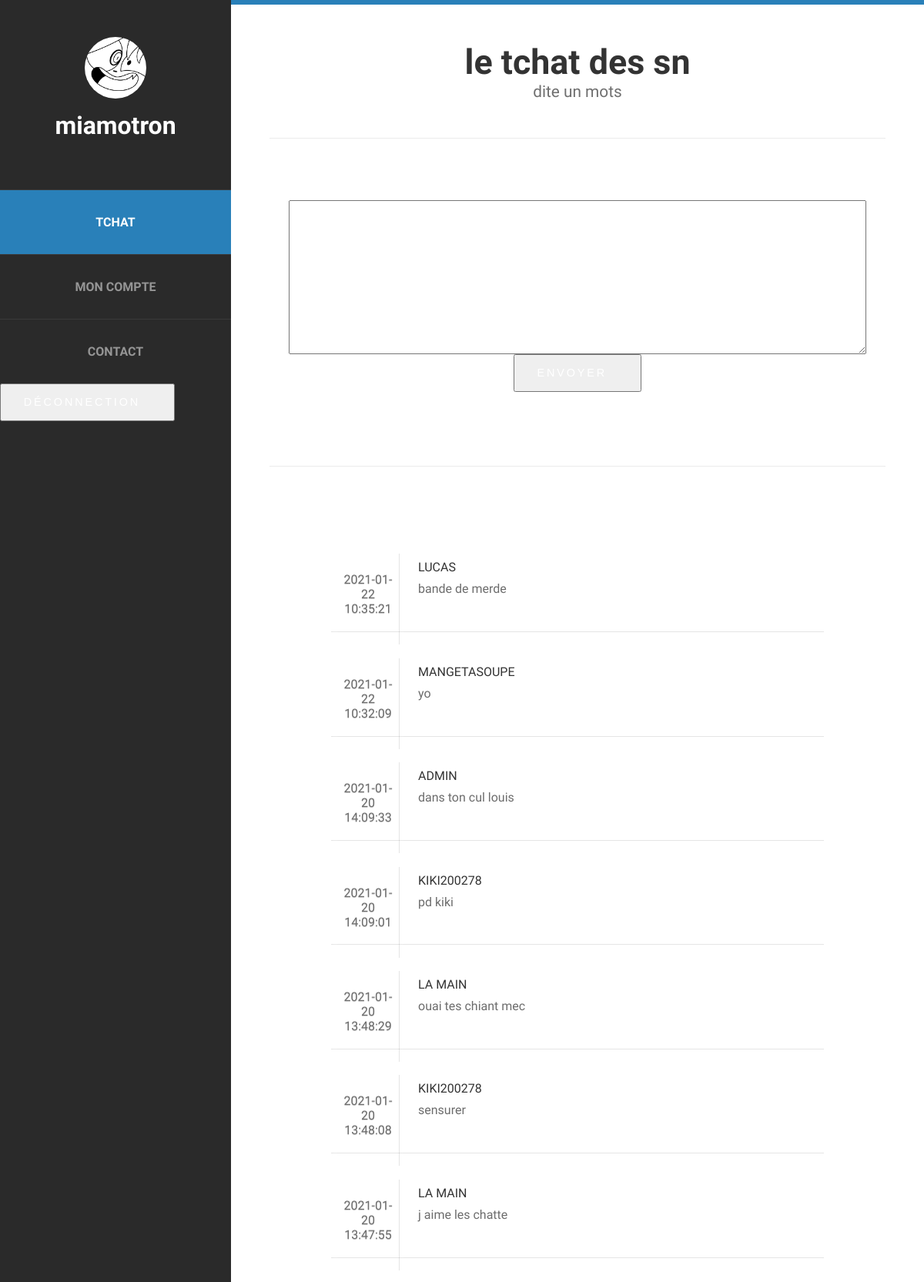
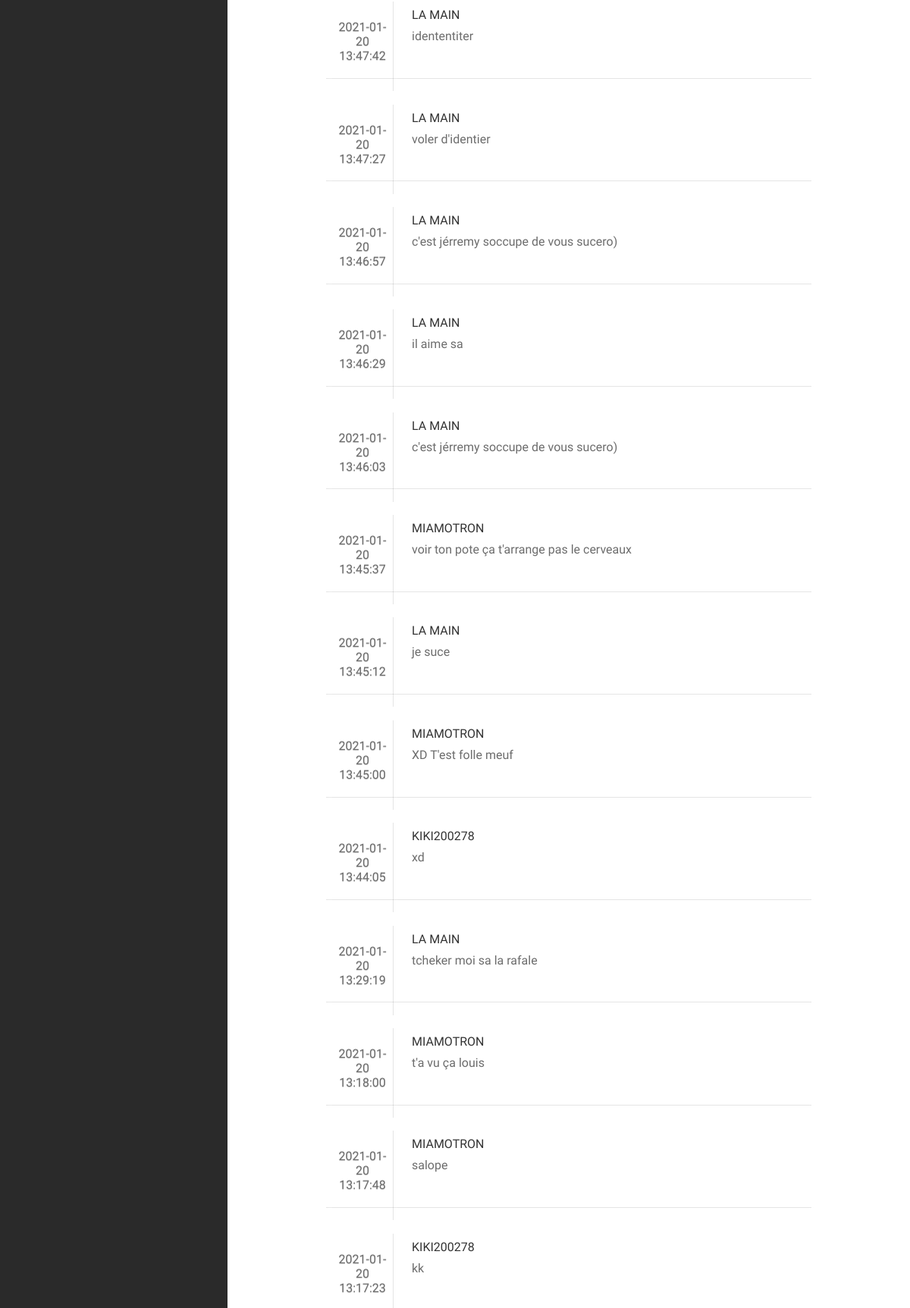
Screenshot of / (signed in, upper part) with the database file from the repository (2 pictures, top to bottom).
### tables this page shows
CREATE TABLE `message` (
  `id_message` int(11) NOT NULL,
  `id_user` int(11) NOT NULL,
  `message` text NOT NULL,
  `date` datetime NOT NULL
);

CREATE TABLE `user` (
  `id_user` int(11) NOT NULL,
  `Nom` varchar(50) NOT NULL,
  `Prénom` varchar(50) NOT NULL,
  `Pseudo` varchar(50) NOT NULL,
  `Mdp` varchar(50) NOT NULL,
  `logo` text NOT NULL,
  `ADMIN` varchar(5) NOT NULL
);

### index.php (the view, shortened to what this page needs)
<?php session_start();
$BDD = new PDO('mysql:host=192.168.65.227; dbname=projet tchat_la-pro;charset=utf8', 'kiki', 'kiki');
?>
<!DOCTYPE>
<html>
<head>
	<link href="default.css" rel="stylesheet" type="text/css" media="all" />
	<link href="fonts.css" rel="stylesheet" type="text/css" media="all" />
</head>
<body>
	<div id="page" class="container">
		<div id="header">
			<div id="logo">
				<img src="<?php echo $_SESSION['logo'] ?>" alt="erreur chargement image" />
				<h1 style="color: white;"><?php echo $_SESSION['Pseudo'] ?></h1>
			</div>
			<div id="menu">
				<ul>
					<li class="current_page_item"><a href="index.phptre" accesskey="1" title="">tchat</a></li>
					<li><a href="mon_compte.php" accesskey="4" title="">mon compte</a></li>
					<li><a href="contact.php" accesskey="5" title="">Contact</a></li>
					<form action="" method="post">
						<input class="button" type="submit" name="deco" value="Déconnection">
					</form>
				</ul>
			</div>
		</div>
		<div id="main">
			<div class="title">
				<h2>Le tchat des SN</h2>
				<span class="byline">dite un mots</span>
			</div>
			<div id="copyright">
				<form action="" method="POST">
					<div><textarea id="msg" name="message" type="text" style="height:80px;" id="formulaire.txt" name="formulaire.txt" required minlength="0"></textarea></div>
					<div class="centrer"><input class="button" type="submit" name="envoyer" value="envoyer" /></div>
				</form>
			</div>
			<div id="featured">
				<ul class="style1">
					<?php $request = $BDD->query("SELECT message.message, user.Pseudo, message.date FROM message, user WHERE message.id_user = user.id_user ORDER BY `message`.`date` DESC");
					while ($tab = $request->fetch()) { ?>
						<li>
							<p class="date"><?php echo $tab['date'] ?></p>
							<h3><?php echo $tab['Pseudo'] ?> </h3>
							<p><?php echo $tab['message'] ?></p>
						</li>
					<?php  } ?>
				</ul>
			</div>
		</div>
	</div>
</body>
</html>

### default.css (style rules this page uses)
html, body { height: 100%; }
body { margin: 0px; padding: 0px; background: #202020; font-family: 'Source Sans Pro', sans-serif; font-size: 12pt; font-weight: 300; color: #444444; }
h1, h2, h3 { margin: 0; padding: 0; font-weight: 600; color: #333333; }
p, ol, ul { margin-top: 0; }
ol, ul { padding: 0; list-style: none; }
p { line-height: 180%; }
a { color: #2980b9; }
.container { overflow: hidden; margin: 0em auto; width: 1200px; }
ul.style1 { margin: 0 auto; padding: 0; width: 80%; overflow: hidden; list-style: none; text-align: left; color: #6c6c6c }
ul.style1 li { padding: 1.6em 0em 0em 0em; margin: 0 0 2.5em 0; border-top: 1px solid rgba(0,0,0,.1); }
ul.style1 li:first-child { border-top: none; }
ul.style1 p { margin: 0; }
ul.style1 h3 { padding: 1em 0em 5px 0em; text-transform: uppercase; font-size: 1em; font-weight: 400; }
ul.style1 .date { float: left; position: relative; width: 80px; height: 70px; margin: 0.5em 1.5em 0em 0.5em; padding: 1.5em 0em 1.5em 0em; box-shadow: 0px 0px 0px 5px rgba(255,255,255,0.1); line-height: normal; text-align: center; text-transform: uppercase; text-shadow: 0px 1px 0px rgba(0,0,0,.2); font-size: 1em; font-weight: 400; border-right: 1px solid rgba(0,0,0,.1); }
ul.style1 .date:after { content: ''; display: block; position: absolute; left: 0; top: 0; width: 100%; height: 100%; border-radius: 6px; }
.button { display: inline-block; padding: 1em 3em 1em 2em; letter-spacing: 0.20em; text-decoration: none; text-transform: uppercase; font-weight: 400; font-size: 0.90em; color: #FFF; }
.button:before { display: inline-block; background: #FFC31F; margin-right: 1em; width: 40px; height: 40px; line-height: 40px; border-radius: 20px; text-align: center; color: #272925; }
.box1, .box2, .box3, { float: left; margin-right: 20px; }
.boxA, .boxB, { float: left; margin-right: 20px; }
.title { margin-bottom: 3em; }
.title h2 { text-transform: lowercase; font-size: 2.8em; }
.title .byline { font-size: 1.3em; color: #6F6F6F; }
#header { position: relative; float: left; width: 300px; padding: 3em 0em; }
#logo { text-align: center; margin-bottom: 4em; }
#logo h1 { display: block; }
#logo img { display: inline-block; margin-bottom: 1em; border-radius: 50%; max-width: 80px; height: auto; }
#menu li { border-top: 1px solid rgba(255,255,255,0.08); }
#menu li a, #menu li span { display: block; padding: 2em 1.5em; text-align: center; text-decoration: none; text-transform: uppercase; font-weight: 700; color: rgba(255,255,255,0.5); }
#menu .current_page_item a { background: #2980b9; color: rgba(255,255,255,1); }
#page { background: #2a2a2a; }
#main { overflow: hidden; float: right; width: 800px; padding: 3em 50px 5em 50px; background: #FFF; border-top: 6px solid #2980b9; text-align: center; }
#featured { overflow: hidden; margin-bottom: 3em; padding-top: 5em; border-top: 1px solid rgba(0,0,0,0.08); }
#copyright { overflow: hidden; padding: 5em 0em; border-top: 1px solid rgba(0,0,0,0.08); }
textarea { resize: both; min-width: 750px; min-height: 200px; max-width: 750px; max-height: 200px; }

### rows the page displays
message: date "2021-01-22 10:35:21", id_user.Pseudo "LUCAS", message "bande de merde"
message: date "2021-01-22 10:32:09", id_user.Pseudo "MANGETASOUPE", message "yo"
message: date "2021-01-20 14:09:33", id_user.Pseudo "ADMIN", message "dans ton cul louis"
message: date "2021-01-20 14:09:01", id_user.Pseudo "KIKI200278", message "pd kiki"
message: date "2021-01-20 13:48:29", id_user.Pseudo "LA MAIN", message "ouai tes chiant mec"
message: date "2021-01-20 13:48:08", id_user.Pseudo "KIKI200278", message "sensurer"
message: date "2021-01-20 13:47:55", id_user.Pseudo "LA MAIN", message "j aime les chatte"
message: date "2021-01-20 13:47:42", id_user.Pseudo "LA MAIN", message "idententiter"
message: date "2021-01-20 13:47:27", id_user.Pseudo "LA MAIN", message "voler d'identier"
message: date "2021-01-20 13:46:57", id_user.Pseudo "LA MAIN", message "c'est jérremy soccupe de vous sucero)"
message: date "2021-01-20 13:46:29", id_user.Pseudo "LA MAIN", message "il aime sa"
message: date "2021-01-20 13:46:03", id_user.Pseudo "LA MAIN", message "c'est jérremy soccupe de vous sucero)"
message: date "2021-01-20 13:45:37", id_user.Pseudo "MIAMOTRON", message "voir ton pote ça t'arrange pas le cerveaux"
message: date "2021-01-20 13:45:12", id_user.Pseudo "LA MAIN", message "je suce"
message: date "2021-01-20 13:45:00", id_user.Pseudo "MIAMOTRON", message "XD T'est folle meuf"
message: date "2021-01-20 13:44:05", id_user.Pseudo "KIKI200278", message "xd"
message: date "2021-01-20 13:29:19", id_user.Pseudo "LA MAIN", message "tcheker moi sa la rafale"
message: date "2021-01-20 13:18:00", id_user.Pseudo "MIAMOTRON", message "t'a vu ça louis"
message: date "2021-01-20 13:17:48", id_user.Pseudo "MIAMOTRON", message "salope"
message: date "2021-01-20 13:17:23", id_user.Pseudo "KIKI200278", message "kk"

### other values shown
$_SESSION['Pseudo'] "miamotron"
